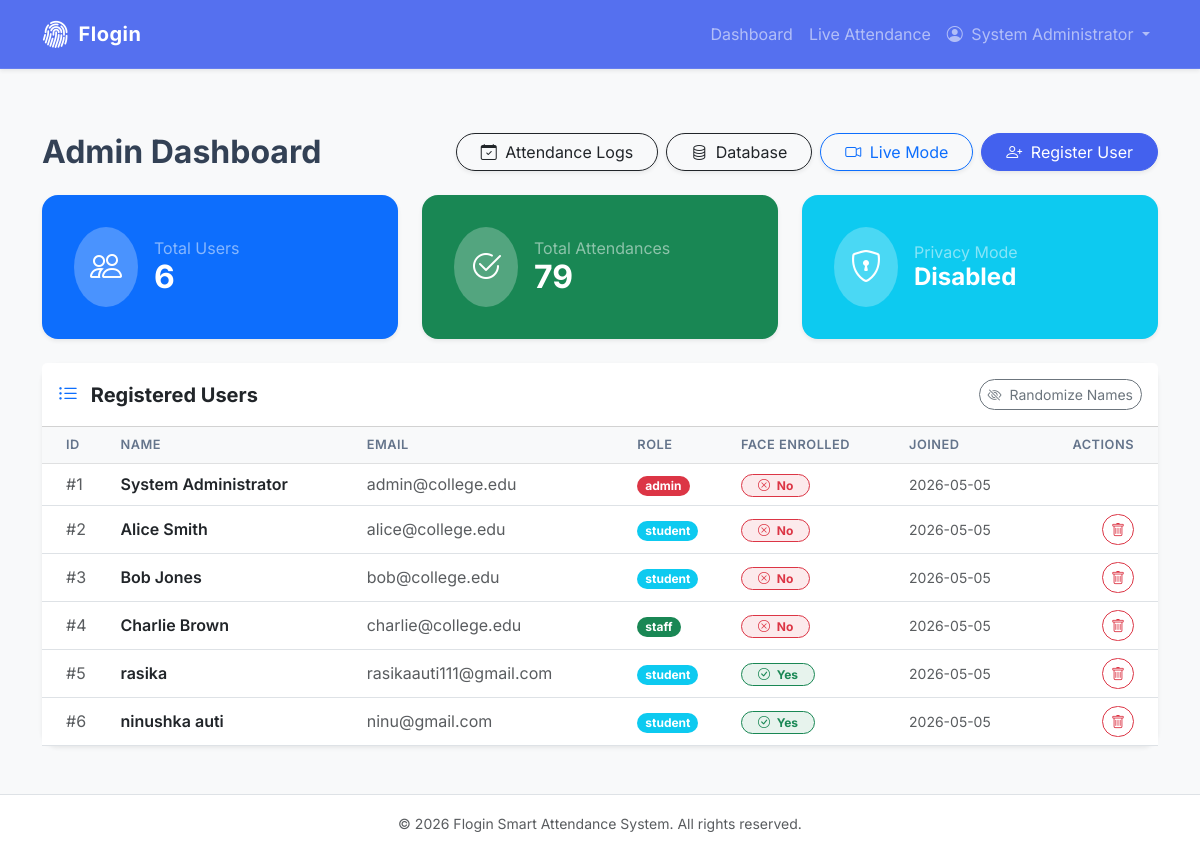
The app's page /admin/dashboard (signed in) with its own data.
### app/models.py (models this page shows, shortened)
class User(db.Model, UserMixin):
    id = db.Column(db.Integer, primary_key=True)
    name = db.Column(db.String(100), nullable=False)
    email = db.Column(db.String(120), unique=True, nullable=False)
    roll_number = db.Column(db.String(20), unique=True, nullable=True)
    department = db.Column(db.String(100), nullable=True)
    semester = db.Column(db.String(20), nullable=True)
    role = db.Column(db.String(20), nullable=False, default='student') # 'student', 'staff', 'admin'
    face_encoding_path = db.Column(db.String(255), nullable=True) # Path to the .pkl file
    created_at = db.Column(db.DateTime, default=datetime.utcnow)
    attendances = db.relationship('Attendance', backref='user', lazy=True)

### app/routes/admin.py (the view, shortened to what this page needs)
@admin_bp.route('/dashboard')
def dashboard():
    randomize = request.args.get('randomize') == 'true'
    users_count = User.query.count()
    attendance_count = Attendance.query.count()
    users = User.query.all()
    return render_template('admin/dashboard.html', users=users, users_count=users_count,
                           attendance_count=attendance_count, randomized=randomize)

### app/models.py (called while the page is built)
@login_manager.user_loader
def load_user(user_id):
    return User.query.get(int(user_id))

### app/routes/admin.py (called while the page is built)
@admin_bp.before_request
@login_required
def require_admin():
    if current_user.role != 'admin':
        flash('Admin access required.', 'danger')
        return redirect(url_for('auth.profile'))

### app/templates/admin/dashboard.html (shortened to what this page needs)
{% extends "base.html" %}
{% block content %}
<div class="d-flex flex-column flex-md-row justify-content-between align-items-md-center mb-4 gap-3">
    <h2 class="fw-bold mb-0">Admin Dashboard</h2>
    <div class="d-flex flex-wrap gap-2">
        <a href="{{ url_for('admin.attendance') }}" class="btn btn-outline-dark shadow-sm rounded-pill px-4">
            <i class="bi bi-calendar-check me-1"></i> Attendance Logs
        </a>
        <a href="{{ url_for('admin.db_management') }}" class="btn btn-outline-dark shadow-sm rounded-pill px-4">
            <i class="bi bi-database me-1"></i> Database
        </a>
        <a href="{{ url_for('attendance.live') }}" class="btn btn-outline-primary shadow-sm rounded-pill px-4">
            <i class="bi bi-camera-video me-1"></i> Live Mode
        </a>
        <a href="{{ url_for('admin.register') }}" class="btn btn-primary shadow-sm rounded-pill px-4">
            <i class="bi bi-person-plus me-1"></i> Register User
        </a>
    </div>
</div>
<div class="row mb-4">
    <div class="col-md-4 mb-3 mb-md-0">
        <div class="card border-0 shadow-sm rounded-4 bg-primary text-white h-100 p-3">
            <div class="card-body d-flex align-items-center">
                <div class="flex-shrink-0 bg-white bg-opacity-25 rounded-circle p-3 me-3">
                    <i class="bi bi-people fs-2"></i>
                </div>
                <div>
                    <h6 class="mb-0 fw-normal text-white-50">Total Users</h6>
                    <h2 class="mb-0 fw-bold">{{ users_count }}</h2>
                </div>
            </div>
        </div>
    </div>
    <div class="col-md-4 mb-3 mb-md-0">
        <div class="card border-0 shadow-sm rounded-4 bg-success text-white h-100 p-3">
            <div class="card-body d-flex align-items-center">
                <div class="flex-shrink-0 bg-white bg-opacity-25 rounded-circle p-3 me-3">
                    <i class="bi bi-check2-circle fs-2"></i>
                </div>
                <div>
                    <h6 class="mb-0 fw-normal text-white-50">Total Attendances</h6>
                    <h2 class="mb-0 fw-bold">{{ attendance_count }}</h2>
                </div>
            </div>
        </div>
    </div>
    <div class="col-md-4">
        <div class="card border-0 shadow-sm rounded-4 bg-info text-white h-100 p-3">
            <div class="card-body d-flex align-items-center">
                <div class="flex-shrink-0 bg-white bg-opacity-25 rounded-circle p-3 me-3">
                    <i class="bi bi-shield-lock fs-2"></i>
                </div>
                <div>
                    <h6 class="mb-0 fw-normal text-white-50">Privacy Mode</h6>
                    <h4 class="mb-0 fw-bold">{{ 'Enabled' if randomized else 'Disabled' }}</h4>
                </div>
            </div>
        </div>
    </div>
</div>
<div class="card shadow-sm border-0 rounded-4 mb-5">
    <div class="card-header bg-white py-3 d-flex justify-content-between align-items-center">
        <h5 class="mb-0 fw-bold text-dark"><i class="bi bi-list-ul me-2 text-primary"></i> Registered Users</h5>
        <div>
            {% if randomized %}
                <a href="{{ url_for('admin.dashboard', randomize='false') }}" class="btn btn-sm btn-outline-secondary rounded-pill">
                    <i class="bi bi-eye me-1"></i> Show Real Names
                </a>
            {% else %}
                <a href="{{ url_for('admin.dashboard', randomize='true') }}" class="btn btn-sm btn-outline-secondary rounded-pill">
                    <i class="bi bi-eye-slash me-1"></i> Randomize Names
                </a>
            {% endif %}
        </div>
    </div>
    <div class="card-body p-0">
        <div class="table-responsive">
            <table class="table table-hover align-middle mb-0">
                <thead class="table-light">
                    <tr>
                        <th class="ps-4">ID</th>
                        <th>Name</th>
                        <th>Email</th>
                        <th>Role</th>
                        <th>Face Enrolled</th>
                        <th>Joined</th>
                        <th class="text-end pe-4">Actions</th>
                    </tr>
                </thead>
                <tbody>
                    {% for user in users %}
                    <tr>
                        <td class="ps-4 text-muted">#{{ user.id }}</td>
                        <td class="fw-semibold">
                            {% if randomized %}
                                <span class="text-primary"><i class="bi bi-incognito me-1"></i>{{ user.name }}</span>
                            {% else %}
                                {{ user.name }}
                            {% endif %}
                        </td>
                        <td class="text-muted">{{ user.email }}</td>
                        <td>
                            <span class="badge bg-{{ 'danger' if user.role == 'admin' else ('success' if user.role == 'staff' else 'info') }} rounded-pill px-2">
                                {{ user.role }}
                            </span>
                        </td>
                        <td>
                            {% if user.face_encoding_path %}
                                <span class="badge bg-success bg-opacity-10 text-success rounded-pill px-3 border border-success"><i class="bi bi-check-circle me-1"></i> Yes</span>
                            {% else %}
                                <span class="badge bg-danger bg-opacity-10 text-danger rounded-pill px-3 border border-danger"><i class="bi bi-x-circle me-1"></i> No</span>
                            {% endif %}
                        </td>
                        <td class="text-muted small">{{ user.created_at.strftime('%Y-%m-%d') if user.created_at else 'N/A' }}</td>
                        <td class="text-end pe-4">
                            {% if user.id != current_user.id %}
                            <form action="{{ url_for('admin.delete_user', user_id=user.id) }}" method="POST" class="d-inline" onsubmit="return confirm('Are you sure you want to delete this user? All their attendance data will also be deleted.');">
                                <button type="submit" class="btn btn-sm btn-outline-danger rounded-pill" title="Delete User">
                                    <i class="bi bi-trash"></i>
                                </button>
                            </form>
                            {% endif %}
                        </td>
                    </tr>
                    {% endfor %}
                </tbody>
            </table>
        </div>
    </div>
</div>
{% endblock %}

### app/templates/base.html (shortened to what this page needs)
<!DOCTYPE html>
<html lang="en">
<head>
    <link href="https://cdn.jsdelivr.net/npm/bootstrap@5.3.0/dist/css/bootstrap.min.css" rel="stylesheet">
    <link rel="stylesheet" href="https://cdn.jsdelivr.net/npm/bootstrap-icons@1.11.1/font/bootstrap-icons.css">
    <link rel="stylesheet" href="{{ url_for('static', filename='css/style.css') }}">
</head>
<body class="bg-light">
    <nav class="navbar navbar-expand-lg navbar-dark bg-primary shadow-sm glass-nav">
        <div class="container">
            <a class="navbar-brand fw-bold d-flex align-items-center" href="{{ url_for('auth.login') }}">
                <i class="bi bi-fingerprint me-2 fs-3"></i>
                Flogin
            </a>
            <div class="collapse navbar-collapse" id="navbarNav">
                <ul class="navbar-nav ms-auto">
                    {% if current_user.is_authenticated %}
                        {% if current_user.role == 'admin' %}
                            <li class="nav-item">
                                <a class="nav-link" href="{{ url_for('admin.dashboard') }}">Dashboard</a>
                            </li>
                            <li class="nav-item">
                                <a class="nav-link" href="{{ url_for('attendance.live') }}">Live Attendance</a>
                            </li>
                        {% endif %}
                        <li class="nav-item dropdown">
                            <a class="nav-link dropdown-toggle" href="#" id="navbarDropdown" role="button" data-bs-toggle="dropdown">
                                <i class="bi bi-person-circle me-1"></i> {{ current_user.name }}
                            </a>
                        </li>
                    {% endif %}
                </ul>
            </div>
        </div>
    </nav>
    <main class="container my-5 fade-in">
        {% block content %}{% endblock %}
    </main>
    <footer class="footer mt-auto py-3 bg-white border-top text-center text-muted">
        <div class="container">
            <small>&copy; 2026 Flogin Smart Attendance System. All rights reserved.</small>
        </div>
    </footer>
</body>
</html>

### app/static/css/style.css (style rules this page uses)
:root { --primary-color: #4361ee; --primary-hover: #3a56d4; --secondary-color: #3f37c9; --success-color: #4cc9f0; --dark-bg: #0f172a; --light-bg: #f8fafc; }
body { font-family: 'Inter', sans-serif; background-color: var(--light-bg); color: #334155; -webkit-font-smoothing: antialiased; }
.glass-nav { background: rgba(67, 97, 238, 0.9) !important; backdrop-filter: blur(10px); -webkit-backdrop-filter: blur(10px); border-bottom: 1px solid rgba(255, 255, 255, 0.1); }
.navbar-brand { letter-spacing: 0.5px; }
.card { transition: transform 0.3s ease, box-shadow 0.3s ease; }
.btn-primary { background-color: var(--primary-color); border-color: var(--primary-color); }
.fade-in { animation: fadeIn 0.5s ease-in-out; }
.table th { font-weight: 600; color: #64748b; text-transform: uppercase; font-size: 0.8rem; letter-spacing: 0.5px; }
.table td { vertical-align: middle; }

### records on screen
User: name "System Administrator", id "1", email "admin@college.edu", role "admin", shows "No", created_at "2026-05-05"
User: id "2", name "Alice Smith", email "alice@college.edu", role "student", shows "No", created_at "2026-05-05"
User: id "3", name "Bob Jones", email "bob@college.edu", role "student", shows "No", created_at "2026-05-05"
User: id "4", name "Charlie Brown", email "charlie@college.edu", role "staff", shows "No", created_at "2026-05-05"
User: id "5", name "rasika", email "rasikaauti111@gmail.com", role "student", face_encoding_path "Yes", created_at "2026-05-05"
User: id "6", name "ninushka auti", email "ninu@gmail.com", role "student", face_encoding_path "Yes", created_at "2026-05-05"

### other values on screen
{{ users_count }} "6"
{{ attendance_count }} "79"
{{ 'Enabled' if randomized else 'Disabled' }} "Disabled"
